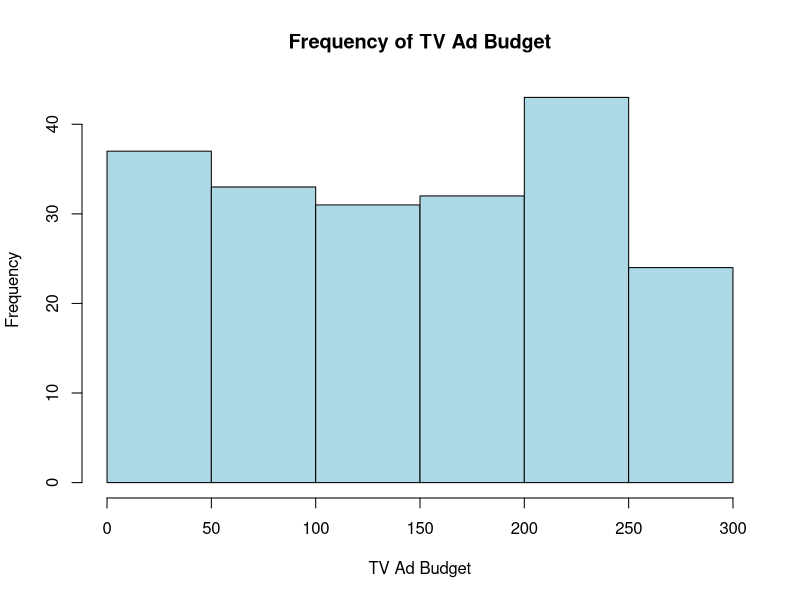
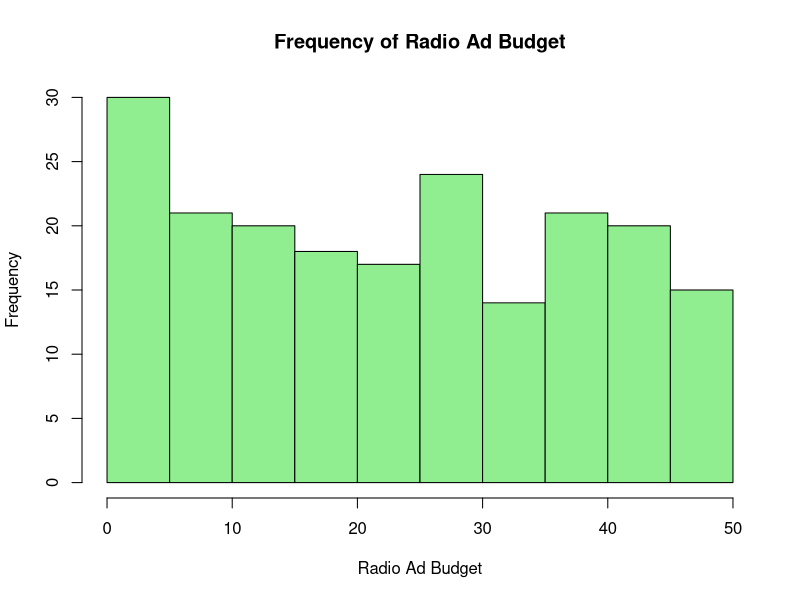
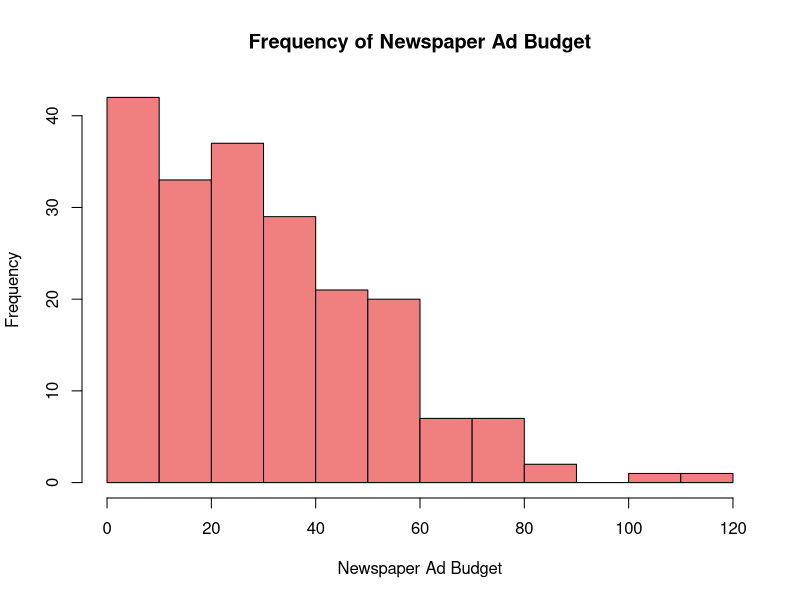
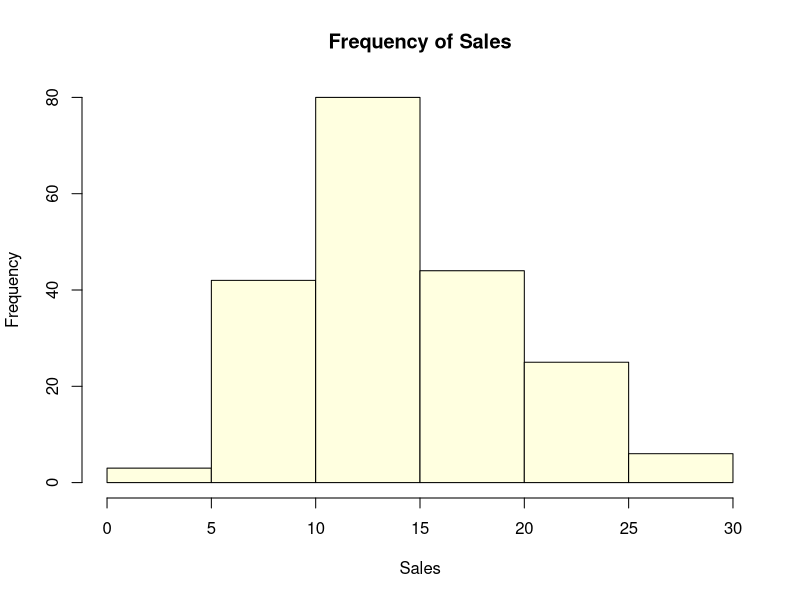

Here is the R script that generated these plots, in order: (Note: this script raises an error after producing the figures.)
# Load dataset
AdData <- read.csv("data/Advertising_Budget_and_Sales.csv", colClasses = c(
  TV_Ad_Budget = "numeric",
  Radio_Ad_Budget = "numeric",
  Newspaper_Ad_Budget = "numeric",
  Sales = "numeric"
))

# Display structure to verify data types
str(AdData)

# Display first few rows to ensure data is loaded correctly
head(AdData)

View(AdData)

# Frequency for each budget type and sales (bins for better insight)
hist(AdData$TV_Ad_Budget, main = "Frequency of TV Ad Budget", xlab = "TV Ad Budget", col = "lightblue")
hist(AdData$Radio_Ad_Budget, main = "Frequency of Radio Ad Budget", xlab = "Radio Ad Budget", col = "lightgreen")
hist(AdData$Newspaper_Ad_Budget, main = "Frequency of Newspaper Ad Budget", xlab = "Newspaper Ad Budget", col = "lightcoral")
hist(AdData$Sales, main = "Frequency of Sales", xlab = "Sales", col = "lightyellow")

# Mean
mean_tv <- mean(AdData$TV_Ad_Budget)
mean_radio <- mean(AdData$Radio_Ad_Budget)
mean_newspaper <- mean(AdData$Newspaper_Ad_Budget)
mean_sales <- mean(AdData$Sales)

# Median
median_tv <- median(AdData$TV_Ad_Budget)
median_radio <- median(AdData$Radio_Ad_Budget)
median_newspaper <- median(AdData$Newspaper_Ad_Budget)
median_sales <- median(AdData$Sales)

# Mode function (R does not have a built-in mode function)
get_mode <- function(x) {
  uniq_vals <- unique(x)
  uniq_vals[which.max(tabulate(match(x, uniq_vals)))]
}

mode_tv <- get_mode(AdData$TV_Ad_Budget)
mode_radio <- get_mode(AdData$Radio_Ad_Budget)
mode_newspaper <- get_mode(AdData$Newspaper_Ad_Budget)
mode_sales <- get_mode(AdData$Sales)

# Display central tendency measures
list(
  Mean = c(TV = mean_tv, Radio = mean_radio, Newspaper = mean_newspaper, Sales = mean_sales),
  Median = c(TV = median_tv, Radio = median_radio, Newspaper = median_newspaper, Sales = median_sales),
  Mode = c(TV = mode_tv, Radio = mode_radio, Newspaper = mode_newspaper, Sales = mode_sales)
)

# Standard deviation and variance
sd_tv <- sd(AdData$TV_Ad_Budget)
var_tv <- var(AdData$TV_Ad_Budget)

sd_radio <- sd(AdData$Radio_Ad_Budget)
var_radio <- var(AdData$Radio_Ad_Budget)

sd_newspaper <- sd(AdData$Newspaper_Ad_Budget)
var_newspaper <- var(AdData$Newspaper_Ad_Budget)

sd_sales <- sd(AdData$Sales)
var_sales <- var(AdData$Sales)

# Range and Interquartile Range (IQR)
range_tv <- range(AdData$TV_Ad_Budget)
iqr_tv <- IQR(AdData$TV_Ad_Budget)

range_radio <- range(AdData$Radio_Ad_Budget)
iqr_radio <- IQR(AdData$Radio_Ad_Budget)

range_newspaper <- range(AdData$Newspaper_Ad_Budget)
iqr_newspaper <- IQR(AdData$Newspaper_Ad_Budget)

range_sales <- range(AdData$Sales)
iqr_sales <- IQR(AdData$Sales)

# Display distribution measures
list(
  Standard_Deviation = c(TV = sd_tv, Radio = sd_radio, Newspaper = sd_newspaper, Sales = sd_sales),
  Variance = c(TV = var_tv, Radio = var_radio, Newspaper = var_newspaper, Sales = var_sales),
  Range = list(TV = range_tv, Radio = range_radio, Newspaper = range_newspaper, Sales = range_sales),
  IQR = c(TV = iqr_tv, Radio = iqr_radio, Newspaper = iqr_newspaper, Sales = iqr_sales)
)

# Correlation matrix
cor_matrix <- cor(AdData[, c("TV_Ad_Budget", "Radio_Ad_Budget", "Newspaper_Ad_Budget", "Sales")])

# Scatter plot matrix
pairs(AdData[, c("TV_Ad_Budget", "Radio_Ad_Budget", "Newspaper_Ad_Budget", "Sales")], main = "Scatterplot Matrix")

# Display correlation matrix
cor_matrix

